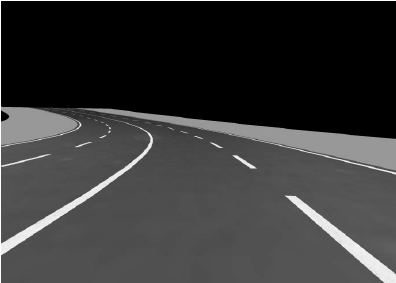
#> input picture img.png, 396 x 283 px
$ python main.py
#> lines starting #> are read from the running program, lines starting #| are printed output that depends on the picture; after the words box and inside, x2 and y2 are one past the last pixel; in counts of white or black regions, pixels touching at a corner belong together
# This is a sample Python script.
import cv2
import numpy as np

if __name__ == '__main__':
    mode = 0
    img = cv2.imread('img.png', cv2.IMREAD_COLOR)
#> img is the input picture: shape (283, 396, 3); min 0, max 255, mean 55.5
    gray = cv2.cvtColor(img, cv2.COLOR_BGR2GRAY)
    h, w = img.shape[:2]
#> h = 283; w = 396

    # canny Edge
    edge = cv2.Canny(gray, 185, 229)
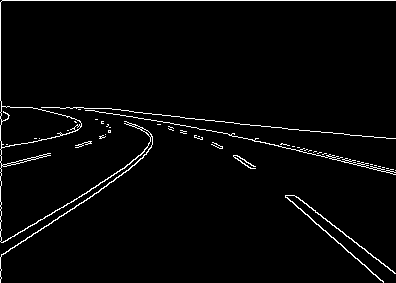
#> edge: shape (283, 396); 2.7% white in thin lines or dots
    cv2.imshow("Canny", edge)

    #roi
    mask = np.zeros_like(edge)
    vertices = np.array(
        [[(0, h-50), (w / 2 - 45, h / 2), (w/2 + 45, h / 2), (w - 50, h-50)]],
        dtype=np.int32)
    cv2.fillPoly(mask, vertices, (255, 255, 255))
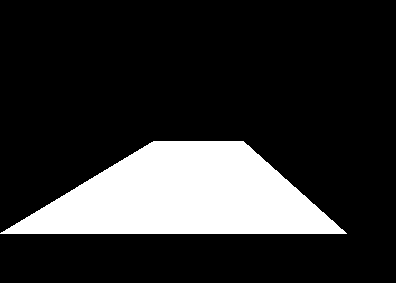
#> mask: shape (283, 396); 18.2% white; 1 white region, box (x1, y1, x2, y2) and area: (0, 141, 347, 234) 20403
    roi = cv2.bitwise_and(edge, mask)
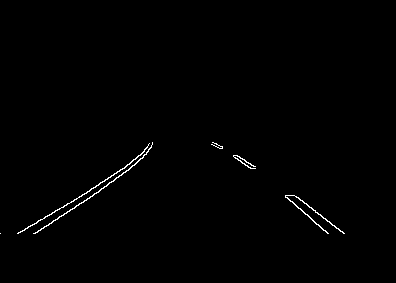
#> roi: shape (283, 396); 0.62% white in thin lines or dots, all inside (x1, y1, x2, y2) = (0, 142, 345, 234)
    cv2.imshow("roi", roi)

    # hough
    lines = cv2.HoughLinesP(roi, 1, 1 * np.pi/180, 0, 20, 0)
#> lines = 427 rows, first 6: [326, 232, 326, 231], [211, 144, 211, 144], [98, 185, 98, 184], [149, 149, 149, 148], [83, 202, 83, 201], [235, 158, 235, 157]
    print(lines)
#> (printed output is left out)
    hough = img.copy()
    for line in lines:
        for x1, y1, x2, y2 in line:
            cv2.line(hough, (x1, y1), (x2, y2), (0, 0, 255), 2)
#> this loop made 427 passes
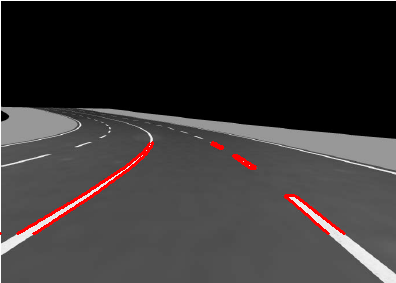
#> hough: shape (283, 396, 3); 1.4% of pixels changed, all inside (x1, y1, x2, y2) = (0, 141, 346, 235)


    cv2.imshow("Hough", hough)


    cv2.waitKey(0)
    cv2.destroyAllWindows()
